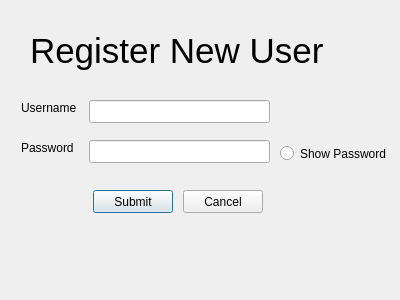
<?xml version="1.0" encoding="UTF-8"?>
<ui version="4.0">
 <class>LoginWindow</class>
 <widget class="QDialog" name="LoginWindow">
  <property name="geometry">
   <rect>
    <x>0</x>
    <y>0</y>
    <width>400</width>
    <height>300</height>
   </rect>
  </property>
  <property name="windowTitle">
   <string>Register New User</string>
  </property>
  <widget class="QLabel" name="lblTitle">
   <property name="geometry">
    <rect>
     <x>30</x>
     <y>30</y>
     <width>324</width>
     <height>42</height>
    </rect>
   </property>
   <property name="font">
    <font>
     <pointsize>26</pointsize>
    </font>
   </property>
   <property name="text">
    <string>Register New User</string>
   </property>
  </widget>
  <widget class="QLabel" name="lblUsername">
   <property name="geometry">
    <rect>
     <x>21</x>
     <y>100</y>
     <width>62</width>
     <height>16</height>
    </rect>
   </property>
   <property name="text">
    <string>Username</string>
   </property>
  </widget>
  <widget class="QLabel" name="lblPassword">
   <property name="geometry">
    <rect>
     <x>21</x>
     <y>140</y>
     <width>56</width>
     <height>16</height>
    </rect>
   </property>
   <property name="text">
    <string>Password</string>
   </property>
  </widget>
  <widget class="QLineEdit" name="edtUsername">
   <property name="geometry">
    <rect>
     <x>89</x>
     <y>100</y>
     <width>181</width>
     <height>23</height>
    </rect>
   </property>
  </widget>
  <widget class="QLineEdit" name="edtPassword">
   <property name="geometry">
    <rect>
     <x>89</x>
     <y>140</y>
     <width>181</width>
     <height>23</height>
    </rect>
   </property>
   <property name="echoMode">
    <enum>QLineEdit::Password</enum>
   </property>
  </widget>
  <widget class="QPushButton" name="btnSubmit">
   <property name="geometry">
    <rect>
     <x>93</x>
     <y>190</y>
     <width>80</width>
     <height>23</height>
    </rect>
   </property>
   <property name="text">
    <string>Submit</string>
   </property>
  </widget>
  <widget class="QPushButton" name="btnCancel">
   <property name="geometry">
    <rect>
     <x>183</x>
     <y>190</y>
     <width>80</width>
     <height>23</height>
    </rect>
   </property>
   <property name="text">
    <string>Cancel</string>
   </property>
  </widget>
  <widget class="QRadioButton" name="radShowPassword">
   <property name="geometry">
    <rect>
     <x>280</x>
     <y>143</y>
     <width>118</width>
     <height>21</height>
    </rect>
   </property>
   <property name="text">
    <string>Show Password</string>
   </property>
  </widget>
  <widget class="QLabel" name="lblLogo">
   <property name="geometry">
    <rect>
     <x>280</x>
     <y>174</y>
     <width>114</width>
     <height>120</height>
    </rect>
   </property>
   <property name="text">
    <string/>
   </property>
   <property name="pixmap">
    <pixmap resource="mario.qrc">:/images/loginlogo.png</pixmap>
   </property>
  </widget>
 </widget>
 <resources>
  <include location="mario.qrc"/>
 </resources>
 <connections/>
</ui>
